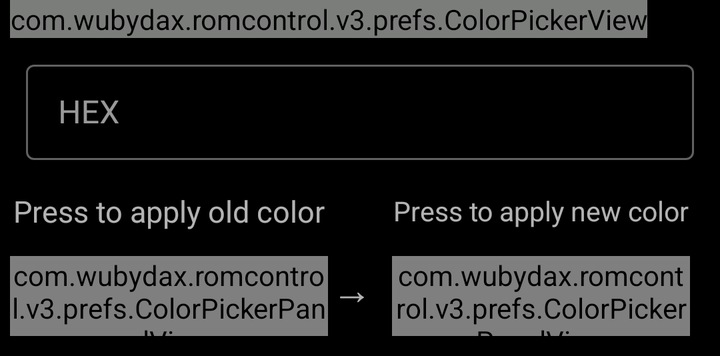
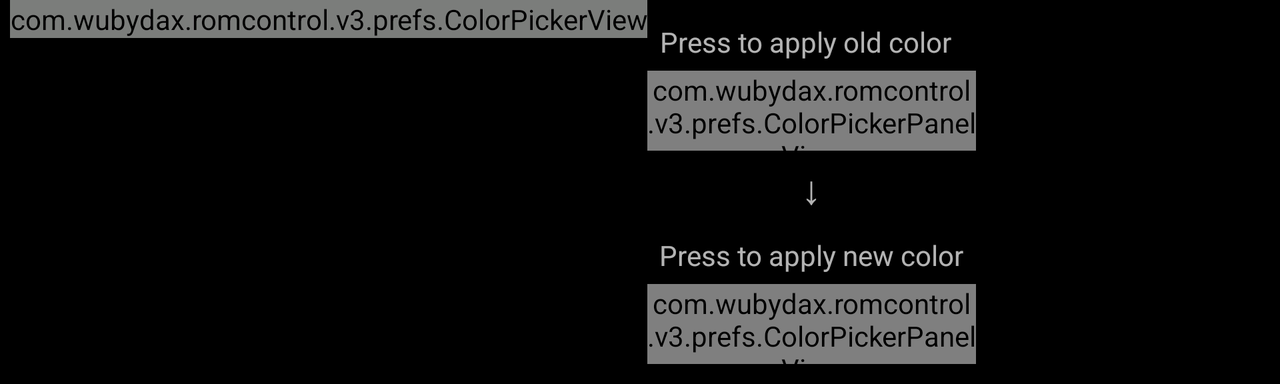

The same Android screen from two of the app's own layout files: first res/layout/ as a phone draws it, then the repository's variant for another configuration, drawn on a device whose configuration selects that folder. Both files follow.
<!-- AndroidManifest.xml: application theme AppTheme.NoActionBar -->
<!-- res/layout/dialog_color_picker.xml -->
<?xml version="1.0" encoding="utf-8"?>
<LinearLayout xmlns:android="http://schemas.android.com/apk/res/android"
    xmlns:app="http://schemas.android.com/apk/res-auto"
    xmlns:tools="http://schemas.android.com/tools"
    android:layout_width="match_parent"
    android:layout_height="wrap_content"
    android:orientation="vertical"
    android:paddingLeft="5dp"
    android:paddingRight="5dp">

    <com.wubydax.romcontrol.v3.prefs.ColorPickerView
        android:id="@+id/color_picker_view"
        android:layout_width="wrap_content"
        android:layout_height="wrap_content"
        android:layerType="software"
        android:tag="portrait" />

    <com.google.android.material.textfield.TextInputLayout
        android:id="@+id/outlinedTextField"
        style="@style/Widget.MaterialComponents.TextInputLayout.OutlinedBox.Dense"
        android:layout_width="match_parent"
        android:layout_height="wrap_content"
        android:hint="@string/hex"
        android:padding="8dp">

        <com.google.android.material.textfield.TextInputEditText
            android:id="@+id/hex_val"
            android:layout_width="match_parent"
            android:layout_height="wrap_content"
            android:inputType="text"
            android:maxLength="7"
            android:maxLines="1"
            tools:ignore="HardcodedText" />
    </com.google.android.material.textfield.TextInputLayout>

    <LinearLayout
        android:layout_width="wrap_content"
        android:layout_height="wrap_content"
        android:layout_marginBottom="10dp"
        android:orientation="horizontal">

        <LinearLayout
            android:layout_width="match_parent"
            android:layout_height="match_parent"
            android:layout_weight="1"
            android:orientation="vertical">

            <TextView
                android:layout_width="match_parent"
                android:layout_height="40dp"
                android:gravity="center"
                android:paddingBottom="5dp"
                android:text="@string/press_color_to_apply_old"
                app:autoSizeTextType="uniform" />

            <com.wubydax.romcontrol.v3.prefs.ColorPickerPanelView
                android:id="@+id/old_color_panel"
                android:layout_width="wrap_content"
                android:layout_height="40dp" />

        </LinearLayout>

        <TextView
            android:layout_width="wrap_content"
            android:layout_height="match_parent"
            android:layout_marginTop="40dp"
            android:paddingEnd="10dp"
            android:paddingStart="2dp"
            android:paddingBottom="10dp"
            android:gravity="bottom"
            android:text="→"
            android:textSize="20sp"
            tools:ignore="HardcodedText" />

        <LinearLayout
            android:layout_width="match_parent"
            android:layout_height="match_parent"
            android:layout_marginEnd="10dp"
            android:layout_weight="1"
            android:orientation="vertical">

            <TextView
                android:layout_width="match_parent"
                android:layout_height="40dp"
                android:gravity="center"
                android:paddingBottom="5dp"
                android:text="@string/press_color_to_apply_new"
                app:autoSizeTextType="uniform" />

            <com.wubydax.romcontrol.v3.prefs.ColorPickerPanelView
                android:id="@+id/new_color_panel"
                android:layout_width="wrap_content"
                android:layout_height="40dp" />
        </LinearLayout>
    </LinearLayout>

</LinearLayout>
<!-- resources referenced by this layout -->
<resources>
  <string name="hex" translatable="false">HEX</string>
  <string name="press_color_to_apply_new">Press to apply new color</string>
  <string name="press_color_to_apply_old">Press to apply old color</string>
  <style name="AppTheme.NoActionBar" parent="AppThemeDark">
          <item name="colorPrimary">@color/colorPrimary</item>
          <item name="navBgButtonSelector">@color/nav_bg_button</item>
      </style>
  <style name="AppThemeDark" parent="Theme.MaterialComponents">
          <item name="windowActionBar">false</item>
          <item name="windowNoTitle">true</item>
          <item name="android:windowDrawsSystemBarBackgrounds">true</item>
          <item name="colorPrimary">@color/colorAccent</item>
          <item name="colorSecondary">@color/colorAccent</item>
          <item name="android:dialogTheme">@style/DialogTheme</item>
          <item name="android:alertDialogTheme">@style/DialogTheme</item>
          <item name="navDrawerColorSelector">@color/nav_items_selector</item>
          <item name="BgMtrl">#C2000000</item>
          <item name="ThemeMtrlColor">#FFFFFF</item>
          <item name="navDrawerColor">#000000</item>
          <item name="android:colorBackground">@color/darkBgColor</item>
          <item name="navItemsSelector">#AFFFFFFF</item>
      </style>
  <color name="colorPrimary">#0f0f3a</color>
  <color name="colorAccent">#a80028</color>
  <style name="DialogTheme">
          <item name="android:windowIsFloating">true</item>
          <item name="android:windowContentOverlay">@null</item>
          <item name="android:windowNoTitle">false</item>
          <item name="android:windowMinWidthMajor">@android:dimen/dialog_min_width_major</item>
          <item name="android:windowMinWidthMinor">@android:dimen/dialog_min_width_minor</item>
          <item name="android:windowBackground">@drawable/dialog_bg</item>
      </style>
  <color name="darkBgColor">#000000</color>
  <!-- drawable dialog_bg (drawable) -->
  <?xml version="1.0" encoding="utf-8"?>
  <shape xmlns:android="http://schemas.android.com/apk/res/android"
      android:shape="rectangle">
  
      <corners android:radius="9.0dip" />
  
      <stroke
          android:width="0.7dip"
          android:color="?android:colorAccent" />
  
      <solid android:color="?android:colorBackground" />
  
  </shape>
</resources>
<!-- res/layout-land/dialog_color_picker.xml (the repository's variant of the layout above) -->
<!-- drawn on the phone turned sideways -->
<?xml version="1.0" encoding="utf-8"?>
<LinearLayout xmlns:android="http://schemas.android.com/apk/res/android"
    xmlns:tools="http://schemas.android.com/tools"
    android:layout_width="wrap_content"
    android:layout_height="wrap_content"
    android:orientation="horizontal"
    android:paddingLeft="5dp"
    android:paddingRight="5dp">

    <com.wubydax.romcontrol.v3.prefs.ColorPickerView
        android:id="@+id/color_picker_view"
        android:layout_width="wrap_content"
        android:layout_height="wrap_content"
        android:layerType="software"
        android:tag="landscape" />

    <LinearLayout
        android:layout_width="wrap_content"
        android:layout_height="wrap_content"
        android:layout_marginBottom="10dp"
        android:orientation="vertical">

        <com.google.android.material.textfield.TextInputLayout
            android:id="@+id/outlinedTextField"
            style="@style/Widget.MaterialComponents.TextInputLayout.OutlinedBox.Dense"
            android:layout_width="match_parent"
            android:layout_height="match_parent"
            android:hint="@string/hex">

        <com.google.android.material.textfield.TextInputEditText
            android:id="@+id/hex_val"
            android:layout_width="match_parent"
            android:layout_height="wrap_content"
            android:imeOptions="actionDone"
            android:inputType="textCapCharacters"
            android:maxLength="7"
            android:singleLine="true"
            android:visibility="gone"
            tools:ignore="HardcodedText" />

        </com.google.android.material.textfield.TextInputLayout>

        <TextView
            android:layout_width="wrap_content"
            android:layout_height="wrap_content"
            android:layout_marginLeft="6dp"
            android:layout_marginTop="6dp"
            android:layout_marginRight="6dp"
            android:layout_marginBottom="5dp"
            android:gravity="center"
            android:text="@string/press_color_to_apply_old"
            android:textAppearance="?android:attr/textAppearanceSmall" />

        <com.wubydax.romcontrol.v3.prefs.ColorPickerPanelView
            android:id="@+id/old_color_panel"
            android:layout_width="match_parent"
            android:layout_height="40dp"
            android:layout_weight="0.5" />

        <TextView
            android:layout_width="match_parent"
            android:layout_height="wrap_content"
            android:layout_marginTop="5dp"
            android:layout_marginBottom="10dp"
            android:gravity="center"
            android:text="↓"
            android:textSize="20sp"
            tools:ignore="HardcodedText" />

        <TextView
            android:layout_width="wrap_content"
            android:layout_height="wrap_content"
            android:layout_marginLeft="6dp"
            android:layout_marginRight="6dp"
            android:layout_marginBottom="5dp"
            android:gravity="center"
            android:text="@string/press_color_to_apply_new"
            android:textAppearance="?android:attr/textAppearanceSmall" />

        <com.wubydax.romcontrol.v3.prefs.ColorPickerPanelView
            android:id="@+id/new_color_panel"
            android:layout_width="match_parent"
            android:layout_height="40dp"
            android:layout_weight="0.5" />

    </LinearLayout>

</LinearLayout>
